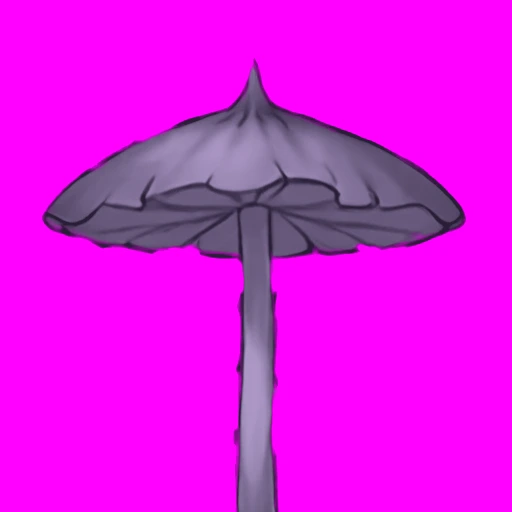
#> input picture tools/art/hfground/starts/bounce-w10.webp, 512 x 512 px, given in place of w6-water.webp, which was not available
$ python packwater810.py starts/bounce-w10.webp
#> lines starting #> are read from the running program, lines starting #| are printed output that depends on the picture; after the words box and inside, x2 and y2 are one past the last pixel; in counts of white or black regions, pixels touching at a corner belong together; pictures that were not available may be replaced by others from this repository, and a replacement may not be noted
#> `streak0 = np.asarray(w6.crop((512, 530, 1024, 672)), np.float32)`: streak0: shape (142, 512, 4) float32; every value is 0
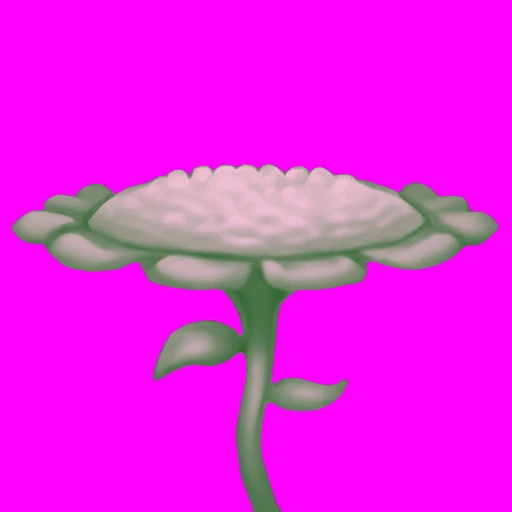
#> input picture tools/art/hfground/starts/bounce-w2.webp, 512 x 512 px, given in place of water-w8-chop-b-v11.webp, which was not available
### tools/art/hfground/keying.py
"""Magenta key for the hf-art-ground takes: alpha from how far a pixel is from the key colour (soft between d0 and d1), the magenta spill
taken out of the fringe (r and b clamped toward g, as tools/art/cutprops.py does), specks under `speck` px dropped, and an optional
1 px pull-in of the silhouette.
"""
import numpy as np
from PIL import Image
from scipy import ndimage


def key(img, d0=70, d1=150, speck=60, erode=0, main_only=False):
#> called with d0 = 70, d1 = 150, speck = 60, erode = 0, main_only = False
    a = np.asarray(img.convert('RGB'), np.float32)
    r, g, b = a[..., 0], a[..., 1], a[..., 2]
    # magenta-ness: r and b high, g low
    mag = np.minimum(r, b) - g
    dist = 255 - np.clip(mag, 0, 255)
    al = np.clip((dist - (255 - d1)) / max(1, d1 - d0), 0, 1)
    # despill: wherever r and b both stand above g, bring them down to it (the pink cast a key leaves)
    spill = np.clip(np.minimum(r, b) - np.maximum(g, 0) - 18, 0, None) * (1 - al * 0.6)
    out = a.copy()
    out[..., 0] -= spill
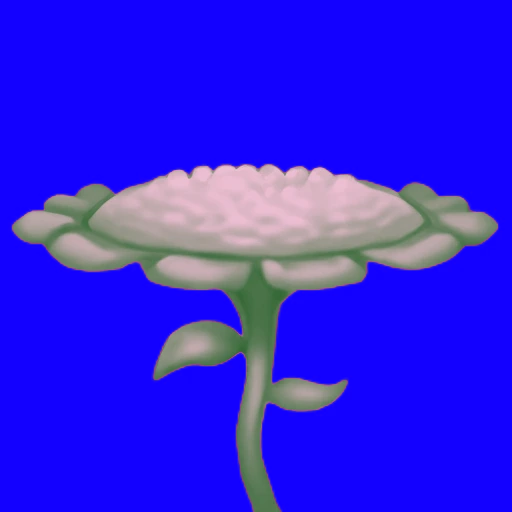
#> out: shape (512, 512, 3) float32; mean R, G, B 48, 32.6, 231.3
    out[..., 2] -= spill
    solid = al > 0.5
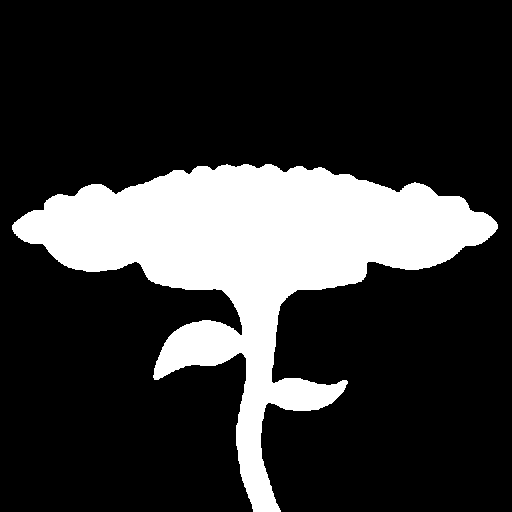
#> solid: shape (512, 512) bool; 21% white; 1 white region, box (x1, y1, x2, y2) and area: (12, 164, 498, 512) 55008
    lab, n = ndimage.label(solid)
#> n = 1
    if n:
        sizes = ndimage.sum(solid, lab, range(1, n + 1))
#> sizes = [55008]
        if main_only:
            keepl = 1 + int(np.argmax(sizes))
            keepm = lab == keepl
        else:
            keepm = np.isin(lab, 1 + np.where(sizes >= speck)[0])
        grow = ndimage.binary_dilation(keepm, iterations=3)
#> grow: shape (512, 512) bool; 23% white; 1 white region, box (x1, y1, x2, y2) and area: (9, 161, 501, 512) 60171
        al = np.where(grow, al, 0)
    if erode:
        al = np.minimum(al, ndimage.binary_erosion(al > 0.5, iterations=erode).astype(np.float32) * 0.0 + al)
        inner = ndimage.binary_erosion(al > 0.5, iterations=erode)
        al = np.where(inner | (al < 0.5), al, al * 0.5)
    rgba = np.dstack([np.clip(out, 0, 255), al * 255]).astype(np.uint8)
    return Image.fromarray(rgba, 'RGBA')


def depurple(im, lum_max=120, edge_only=0):
    """dark purple left by the key in thin roots and shadows: its blue brought down to its green, so it reads brown. `edge_only`: only
    within that many px of the silhouette (a prop whose own reds and pinks must stay)"""
#> called with lum_max = 120, edge_only = 0
    a = np.asarray(im, np.float32).copy()
#> a: shape (512, 512, 4) float32
    r, g, b = a[..., 0], a[..., 1], a[..., 2]
    lum = (r + g + b) / 3
    p = (np.minimum(r, b) - g > 8) & (lum < lum_max) & (a[..., 3] > 0)
#> p: shape (512, 512) bool; 0.78% white in thin lines or dots, all inside (x1, y1, x2, y2) = (12, 164, 498, 512)
    if edge_only:
        p &= ndimage.binary_dilation(a[..., 3] < 200, iterations=edge_only)
    # (to a root brown: red a little over green, blue under it, at the pixel's own brightness)
    a[..., 0] = np.where(p, lum * 1.22, r)
#> a: shape (512, 512, 4) float32; mean R, G, B, A 48, 32.6, 45.1, 53.5
    a[..., 1] = np.where(p, lum * 0.98, g)
#> a: shape (512, 512, 4) float32; mean R, G, B, A 48, 32.8, 45.1, 53.5
    a[..., 2] = np.where(p, lum * 0.8, b)
#> a: shape (512, 512, 4) float32; mean R, G, B, A 48, 32.8, 44.8, 53.5
    return Image.fromarray(np.clip(a, 0, 255).astype(np.uint8), 'RGBA')


# [16 lines left out: function gkey, not called in this run]

### tools/art/hfground/packwater810.py
"""Pack Worlds 8-10's own pit water (hf-art-ground, 2026-10-30; W8-10 inventory item 1) into src/assets/props/w<N>-water.webp, in World 6's
layout (badWaterArt.ts FRAMES): the choppy strip 1024 x 528 at (0, 0), keyed above its surface; the floating bits at (0, 541), 512 wide;
World 6's current streaks at (512, 530), tinted for the world (W8 moonlight silver, W9 ember orange, W10 foam white). Prints each world's
deep colour (the strip's bottom rows) and surface row.
    python3 tools/art/hfground/packwater810.py <raw dir>
"""
import sys
from pathlib import Path

import numpy as np
from PIL import Image

HERE = Path(__file__).resolve().parent
sys.path.insert(0, str(HERE))
from keying import depurple, key  # noqa: E402

ROOT = HERE.parents[2]
raw = Path(sys.argv[1])
PICK = {8: ('water-w8-chop-b-v11', 'water-w8-bits-s5', (200, 214, 240)),
        9: ('water-w9-chop-b-v11', 'water-w9-bits-s5', (255, 150, 50)),
        10: ('water-w10-chop-a-v11', 'water-w10-bits-s5', (236, 240, 244))}
w6 = Image.open(ROOT / 'src/assets/props/w6-water.webp').convert('RGBA')
streak0 = np.asarray(w6.crop((512, 530, 1024, 672)), np.float32)
for w, (chop_n, bits_n, sc) in PICK.items():
    chop = depurple(key(Image.open(raw / f'{chop_n}.webp')), lum_max=256 if w != 8 else 120).resize((1024, 528), Image.LANCZOS)
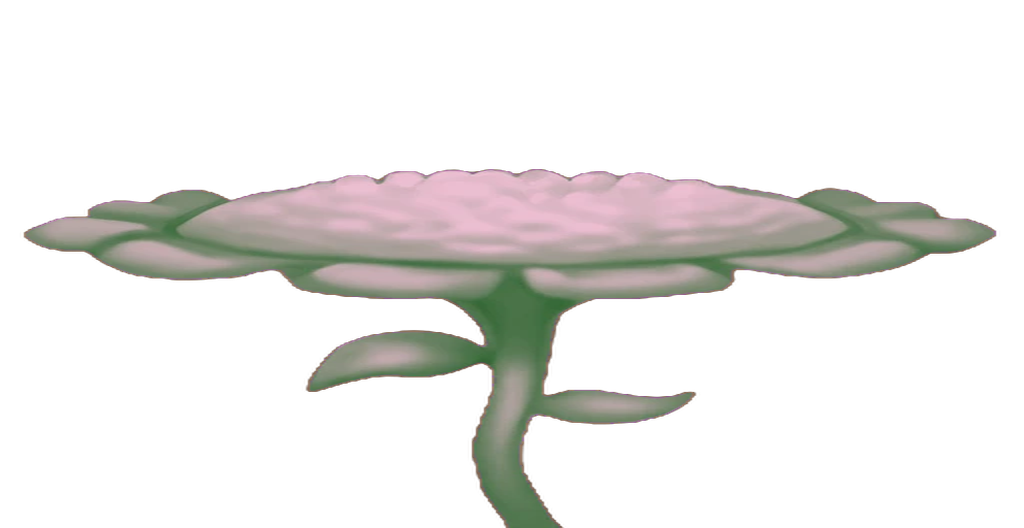
#> chop: PIL image 1024x528 RGBA; mean R, G, B, A 33.9, 32.6, 30.4, 53.5; transparent parts drawn white
    a = np.asarray(chop)
    cov = (a[..., 3] > 128).mean(1)
#> cov = 528 values, max 0.949 at index 232, min 0 at index 0, mean 0.21
    surf = int(np.where(cov > 0.6)[0][0])
#> surf = 193
    deep = a[-12:, :, :3].reshape(-1, 3).mean(0).astype(int)
#> deep = [5, 6, 4]
    bits = depurple(key(Image.open(raw / f'{bits_n}.webp'), main_only=True), lum_max=256)
#> call 2 of depurple, with lum_max = 256, edge_only = 0
#> in depurple (call 2), `p = (np.minimum(r, b) - g > 8) & (lum < lum_max) & (a[..., 3] > 0)`: p: shape (512, 512) bool; 5.3% white; 8 white regions (4 under 20 px), largest, box (x1, y1, x2, y2) and area: (12, 164, 498, 512) 13577, (225, 236, 259, 245) 181, (120, 197, 140, 208) 109, (360, 208, 368, 217) 67
#> in depurple (call 2), `a[..., 0] = np.where(p, lum * 1.22, r)`: a: shape (512, 512, 4) float32; mean R, G, B, A 49.1, 32.6, 45.1, 53.5
#> in depurple (call 2), `a[..., 1] = np.where(p, lum * 0.98, g)`: a: shape (512, 512, 4) float32; mean R, G, B, A 49.1, 33.4, 45.1, 53.5
#> in depurple (call 2), `a[..., 2] = np.where(p, lum * 0.8, b)`:
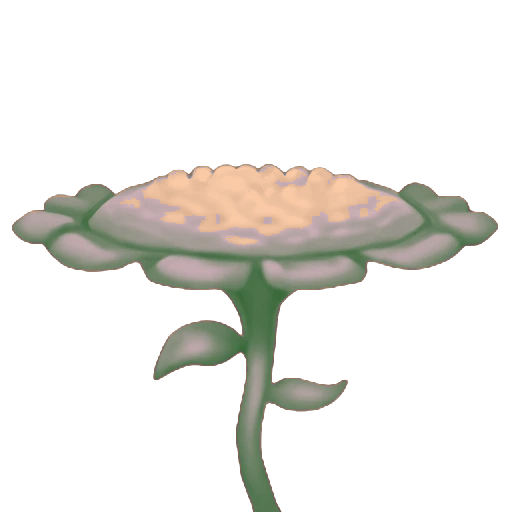
#> a: shape (512, 512, 4) float32; mean R, G, B, A 49.1, 33.4, 43.2, 53.5; transparent parts drawn white
    bits = bits.crop(bits.getbbox())
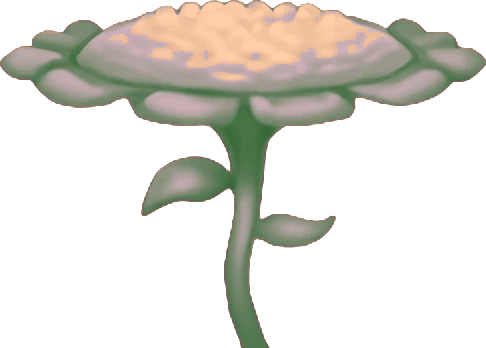
#> bits: PIL image 486x348 RGBA; mean R, G, B, A 65.5, 51.2, 56.4, 82.9; transparent parts drawn white
    k = min(512 / bits.width, 213 / bits.height)
#> k = 0.612
    bits = bits.resize((round(bits.width * k), round(bits.height * k)), Image.LANCZOS)
#> bits: PIL image 297x213 RGBA
    st = streak0.copy()
    lum = st[..., :3].mean(2, keepdims=True) / 255
#> lum: shape (142, 512, 1) float32; every value is 0
    st[..., :3] = np.array(sc, np.float32) * (0.55 + 0.45 * lum)
    S = Image.new('RGBA', (1024, 754), (0, 0, 0, 0))
#> S: PIL image 1024x754 RGBA; every value is 0
    S.alpha_composite(chop, (0, 0))
    S.alpha_composite(Image.fromarray(st.clip(0, 255).astype(np.uint8), 'RGBA'), (512, 530))
    S.alpha_composite(bits, (0, 541))
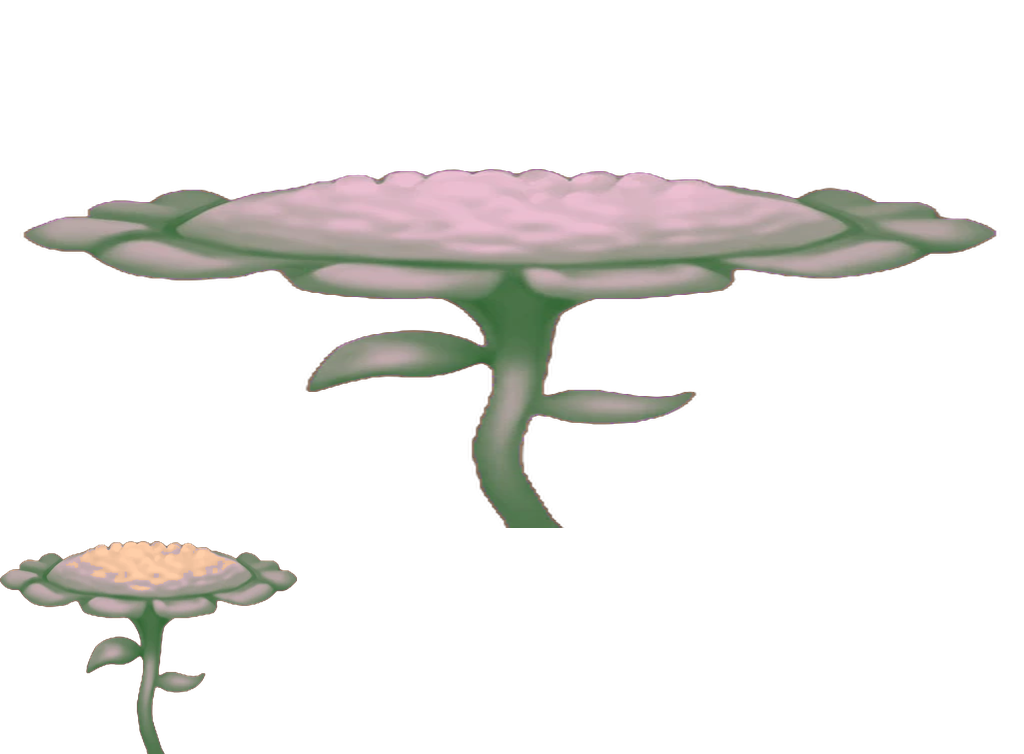
#> S: PIL image 1024x754 RGBA; mean R, G, B, A 28.3, 27.2, 25, 44.3; transparent parts drawn white
    out = ROOT / f'src/assets/props/w{w}-water.webp'
    S.save(out, 'WEBP', quality=86, method=6)
#> (the run stopped early here; a loop or call above may not have finished)
